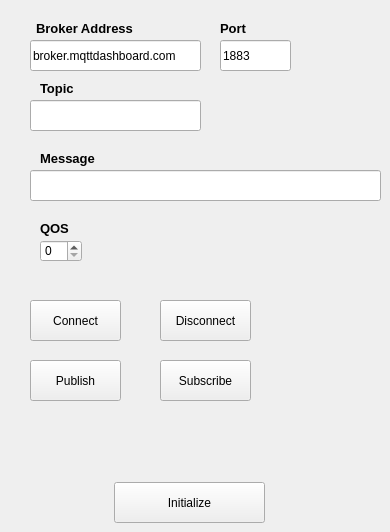
    <widget class="QWidget" name="tab_5">
     <attribute name="icon">
      <iconset>
       <normaloff>../../.designer/backup/pm.ico</normaloff>../../.designer/backup/pm.ico</iconset>
     </attribute>
     <attribute name="title">
      <string>MQTT</string>
     </attribute>
     <widget class="QLabel" name="label_9">
      <property name="geometry">
       <rect>
        <x>36</x>
        <y>20</y>
        <width>101</width>
        <height>16</height>
       </rect>
      </property>
      <property name="font">
       <font>
        <pointsize>10</pointsize>
        <weight>75</weight>
        <bold>true</bold>
       </font>
      </property>
      <property name="text">
       <string>Broker Address</string>
      </property>
     </widget>
     <widget class="QLineEdit" name="lineEdit">
      <property name="geometry">
       <rect>
        <x>30</x>
        <y>40</y>
        <width>171</width>
        <height>31</height>
       </rect>
      </property>
      <property name="text">
       <string>broker.mqttdashboard.com</string>
      </property>
     </widget>
     <widget class="QLabel" name="label_10">
      <property name="geometry">
       <rect>
        <x>220</x>
        <y>20</y>
        <width>101</width>
        <height>16</height>
       </rect>
      </property>
      <property name="font">
       <font>
        <pointsize>10</pointsize>
        <weight>75</weight>
        <bold>true</bold>
       </font>
      </property>
      <property name="text">
       <string>Port</string>
      </property>
     </widget>
     <widget class="QLineEdit" name="lineEdit_2">
      <property name="geometry">
       <rect>
        <x>220</x>
        <y>40</y>
        <width>71</width>
        <height>31</height>
       </rect>
      </property>
      <property name="text">
       <string>1883</string>
      </property>
     </widget>
     <widget class="QLabel" name="label_11">
      <property name="geometry">
       <rect>
        <x>40</x>
        <y>80</y>
        <width>101</width>
        <height>16</height>
       </rect>
      </property>
      <property name="font">
       <font>
        <pointsize>10</pointsize>
        <weight>75</weight>
        <bold>true</bold>
       </font>
      </property>
      <property name="text">
       <string>Topic</string>
      </property>
     </widget>
     <widget class="QLineEdit" name="lineEdit_3">
      <property name="geometry">
       <rect>
        <x>30</x>
        <y>100</y>
        <width>171</width>
        <height>31</height>
       </rect>
      </property>
      <property name="text">
       <string/>
      </property>
     </widget>
     <widget class="QLineEdit" name="lineEdit_4">
      <property name="geometry">
       <rect>
        <x>30</x>
        <y>170</y>
        <width>351</width>
        <height>31</height>
       </rect>
      </property>
      <property name="text">
       <string/>
      </property>
     </widget>
     <widget class="QLabel" name="label_12">
      <property name="geometry">
       <rect>
        <x>40</x>
        <y>150</y>
        <width>101</width>
        <height>16</height>
       </rect>
      </property>
      <property name="font">
       <font>
        <pointsize>10</pointsize>
        <weight>75</weight>
        <bold>true</bold>
       </font>
      </property>
      <property name="text">
       <string>Message</string>
      </property>
     </widget>
     <widget class="QLabel" name="label_13">
      <property name="geometry">
       <rect>
        <x>40</x>
        <y>220</y>
        <width>101</width>
        <height>16</height>
       </rect>
      </property>
      <property name="font">
       <font>
        <pointsize>10</pointsize>
        <weight>75</weight>
        <bold>true</bold>
       </font>
      </property>
      <property name="text">
       <string>QOS</string>
      </property>
     </widget>
     <widget class="QPushButton" name="pushButton_34">
      <property name="geometry">
       <rect>
        <x>30</x>
        <y>300</y>
        <width>91</width>
        <height>41</height>
       </rect>
      </property>
      <property name="text">
       <string>Connect</string>
      </property>
     </widget>
     <widget class="QPushButton" name="pushButton_35">
      <property name="geometry">
       <rect>
        <x>160</x>
        <y>300</y>
        <width>91</width>
        <height>41</height>
       </rect>
      </property>
      <property name="text">
       <string>Disconnect</string>
      </property>
     </widget>
     <widget class="QPushButton" name="pushButton_36">
      <property name="geometry">
       <rect>
        <x>30</x>
        <y>360</y>
        <width>91</width>
        <height>41</height>
       </rect>
      </property>
      <property name="text">
       <string>Publish</string>
      </property>
     </widget>
     <widget class="QPushButton" name="pushButton_37">
      <property name="geometry">
       <rect>
        <x>160</x>
        <y>360</y>
        <width>91</width>
        <height>41</height>
       </rect>
      </property>
      <property name="text">
       <string>Subscribe</string>
      </property>
     </widget>
     <widget class="QSpinBox" name="spinBox">
      <property name="geometry">
       <rect>
        <x>40</x>
        <y>240</y>
        <width>42</width>
        <height>22</height>
       </rect>
      </property>
     </widget>
     <widget class="QPushButton" name="pushButton_47">
      <property name="geometry">
       <rect>
        <x>114</x>
        <y>482</y>
        <width>151</width>
        <height>41</height>
       </rect>
      </property>
      <property name="text">
       <string>Initialize</string>
      </property>
     </widget>
    </widget>
